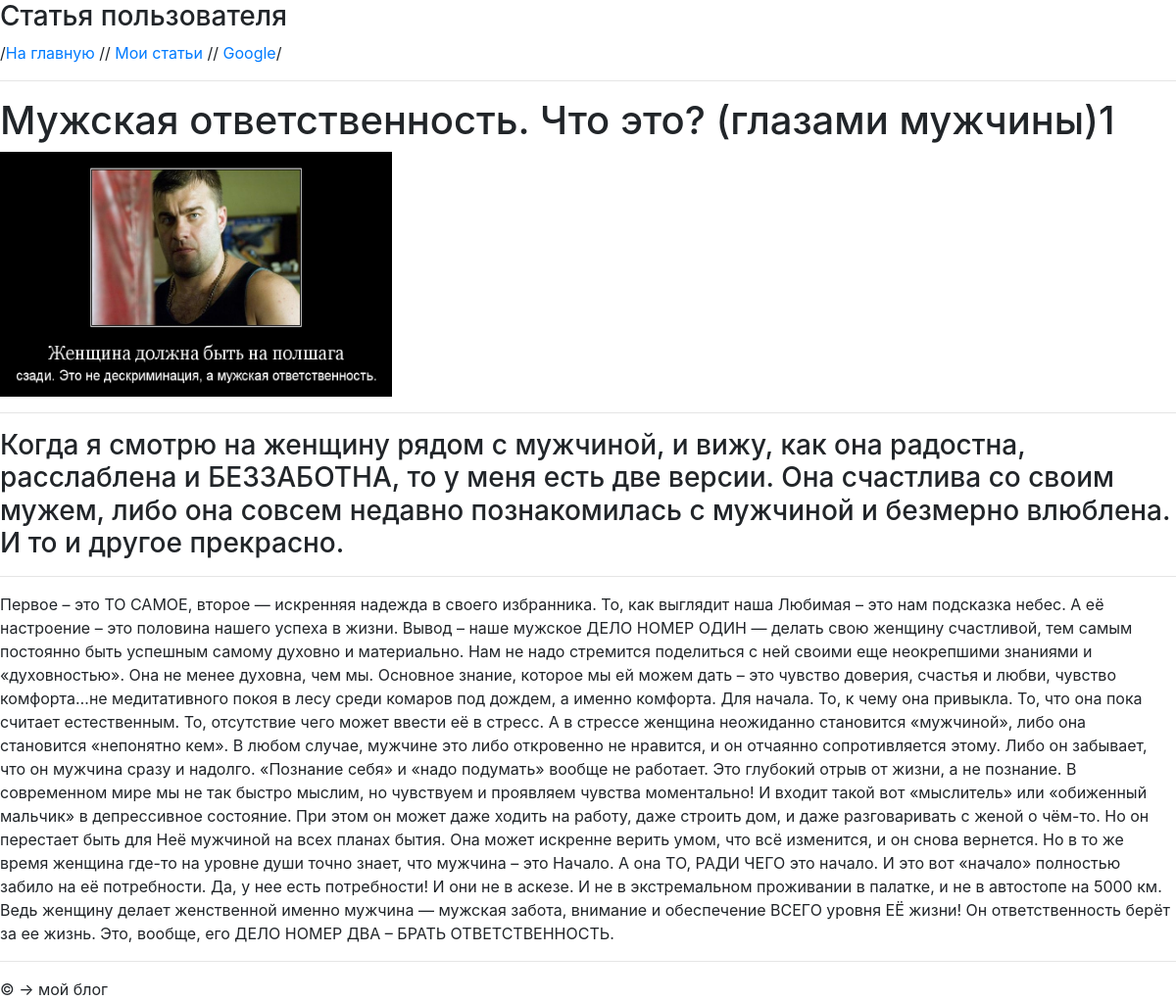
Page /post.php?id=22 on the committed database.
### tables this page shows
CREATE TABLE `posts` (
  `id` int(11) NOT NULL,
  `user_id` int(11) NOT NULL,
  `picture_name` varchar(60) DEFAULT NULL,
  `name` varchar(255) NOT NULL,
  `description` varchar(255) NOT NULL,
  `article` varchar(2000) NOT NULL
);

### post.php (the view, shortened to what this page needs)
<?php
$username=$_SESSION['username'];
if(isset($_GET['id'])){
$post_id=$_GET['id'];
$pdo = new PDO('mysql:host=localhost;dbname=php_course','root','');
$query = $pdo->query("SELECT * FROM posts WHERE id='$post_id'");
$post= $query->fetchAll(PDO::FETCH_ASSOC);
	$name=$post[0]["name"];
	$description=$post[0]["description"];
	$text=$post[0]["article"];
	$picture=$post[0]["picture_name"];
 }
?>
<!DOCTYPE html>
<html lang="en">
<head>
    <link rel="stylesheet" href="https://stackpath.bootstrapcdn.com/bootstrap/4.1.3/css/bootstrap.min.css">
</head>
<body>
  <h3>Статья пользователя <?echo "$username";?></h3>
   /<a href="index.php">На главную</a> //
   <a href="user.php">Мои статьи</a> //
   <a href="http://google.com" target="_blank">Google</a>/
   <hr>
   <h1> <?php echo $name  ?></h1>
    <img src="uploads/<?php echo  $picture  ?> " width="400" height="250">
   <hr>
   <h3><?php echo $description ?></h3>
   <hr>
   <?php echo $text ?>
   <hr>
   &copy; &rarr; мой блог
</body>
</html>

### rows in the picture
posts: name "Мужская ответственность. Что это? (глазами мужчины)1", picture_name (picture), description "Когда я смотрю на женщину рядом с мужчиной, и вижу, как она радостна, расслаблена и БЕЗЗАБОТНА, то у меня есть две версии. Она счастлива со своим мужем, либо она совсем недавно познакомилась с мужчиной и безмерно влюблена. И то и другое прекрасно.", article "Первое – это ТО САМОЕ, второе — искренняя надежда в своего избранника. То, как выглядит наша Любимая – это нам подсказка небес. А её настроение – это половина нашего успеха в жизни. Вывод – наше мужское ДЕЛО НОМЕР ОДИН — делать свою женщину счастливой, тем самым постоянно быть успешным самому духовно и материально. Нам не надо стремится поделиться с ней своими еще неокрепшими знаниями и «духовностью». Она не менее духовна, чем мы. Основное знание, которое мы ей можем дать – это чувство доверия, счастья и любви, чувство комфорта…не медитативного покоя в лесу среди комаров под дождем, а именно комфорта. Для начала. То, к чему она привыкла. То, что она пока считает естественным. То, отсутствие…"
